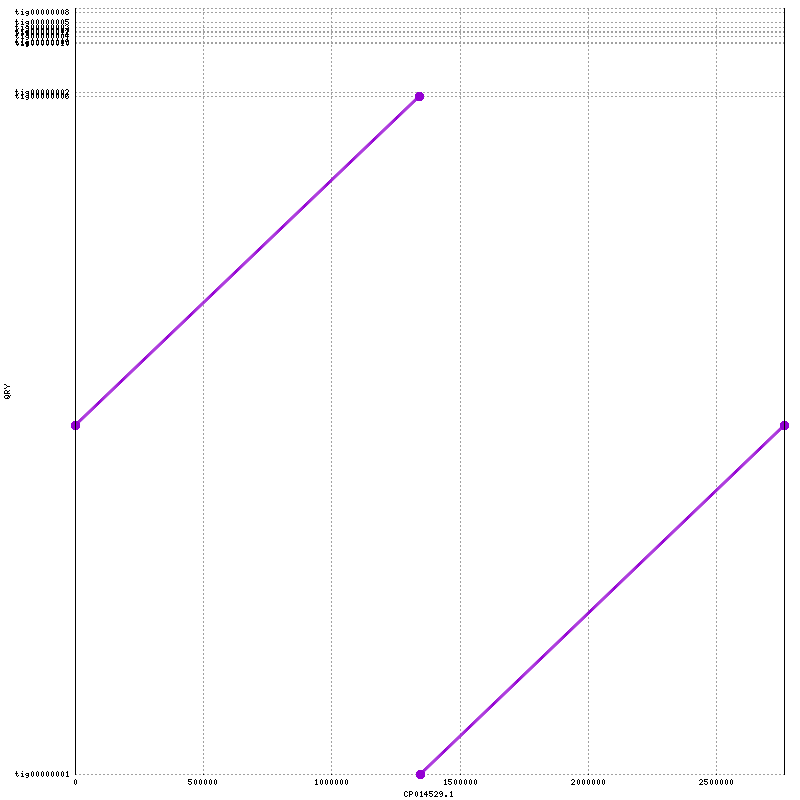

Write the gnuplot code that produced this figure.
set terminal png tiny size 800,800
set output "E745_plot.png"
set ytics ( \
 "tig00000001" 1.0, \
 "tig00000006" 2762476.0, \
 "tig00000002" 2777488.0, \
 "tig00000010" 2976869.0, \
 "tig00000009" 2980930.0, \
 "tig00000004" 3005877.0, \
 "tig00000012" 3020595.0, \
 "tig00000007" 3024819.0, \
 "tig00000003" 3040862.0, \
 "tig00000005" 3063633.0, \
 "tig00000008" 3103645.0, \
 "" 3119082 \
)
set size 1,1
set grid
unset key
set border 10
set tics scale 0
set xlabel "CP014529.1"
set ylabel "QRY"
set format "%.0f"
set mouse format "%.0f"
set mouse mouseformat "[%.0f, %.0f]"
set xrange [1:2765010]
set yrange [1:3119082]
set style line 1  lt 1 lw 3 pt 6 ps 1
set style line 2  lt 3 lw 3 pt 6 ps 1
set style line 3  lt 2 lw 3 pt 6 ps 1
plot \
 "E745_plot.fplot" title "FWD" w lp ls 1, \
 "E745_plot.rplot" title "REV" w lp ls 2
